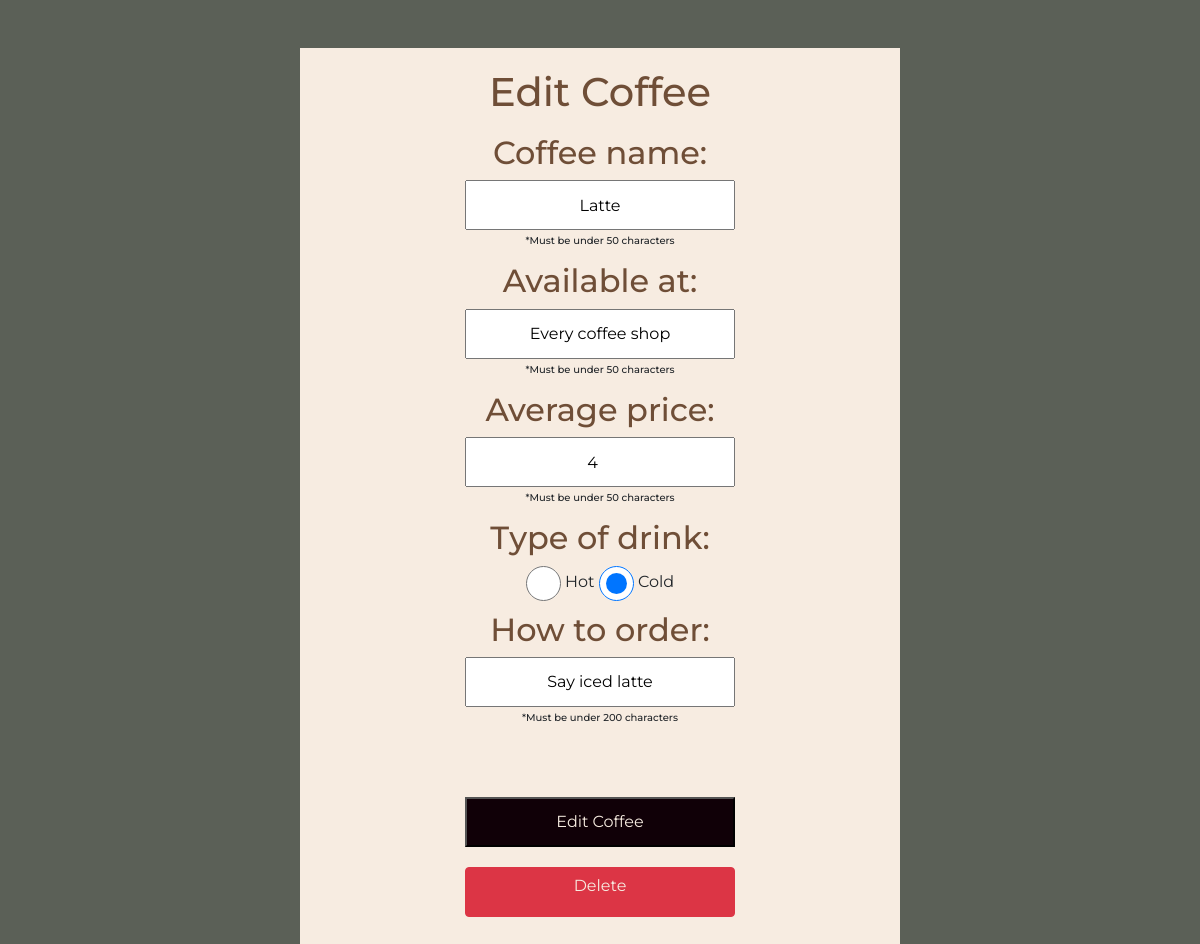
Screenshot of /edit.php?cid=3 with the database file from the repository.
### tables this page shows
CREATE TABLE `coffee` (
  `cid` int(11) NOT NULL,
  `coffeename` varchar(50) NOT NULL,
  `available` varchar(50) NOT NULL,
  `price` float NOT NULL,
  `type` varchar(50) NOT NULL,
  `method` varchar(200) NOT NULL
);

### edit.php (the view, shortened to what this page needs)
<?php
require_once "pdo.php";
$coffeeid = $_GET['cid'];
	$stmt = $pdo->prepare("SELECT * FROM coffee where cid = :cid");
	$stmt->execute(array(":cid" => $coffeeid));
	$row = $stmt->fetch(PDO::FETCH_ASSOC);
	$coffeename= htmlentities($row['coffeename']);
	$available = htmlentities($row['available']);
	$price = htmlentities($row['price']);
	$type = htmlentities($row['type']);
	$method = htmlentities($row['method']);
?>
<!DOCTYPE html>
<html lang="en">
<head>
    <link href="https://cdn.jsdelivr.net/npm/bootstrap@5.0.2/dist/css/bootstrap.min.css" rel="stylesheet">
    <link rel="stylesheet" href="style.css">
</head>
<body>
    <div class="container-sm panel center-screen user-login my-5">
        <div class="row">
            <div class="col-sm">
                <h1>Edit Coffee</h1>
            </div>
        </div>
        <form method="post" enctype="multipart/form-data">
            <section class="coffeename">
                <div class="row">
                    <div class="col-sm">
                        <h2>Coffee name:</h2>
                    </div>
                </div>
                <div class="row">
                    <div class="col-sm">
                        <input class="textfield-theme" type="text" name="coffeename" id="coffeename" value="<?= $coffeename ?>">
                    </div>
                </div>
                <div class="row">
                    <div class="col-sm">
                        <h5>*Must be under 50 characters</h5>
                    </div>
                </div>
            </section>
            <section class="available">
                <div class="row">
                    <div class="col-sm">
                        <h2>Available at:</h2>
                    </div>
                </div>
                <div class="row">
                    <div class="col-sm">
                        <input class="textfield-theme" type="text" name="available" id="available" value="<?= $available ?>">
                    </div>
                </div>
                <div class="row">
                    <div class="col-sm">
                        <h5>*Must be under 50 characters</h5>
                    </div>
                </div>
            </section>
            <section class="price">
                <div class="row">
                    <div class="col-sm">
                        <h2>Average price:</h2>
                    </div>
                </div>
                <div class="row">
                    <div class="col-sm">
                        <input class="textfield-theme" type="number" name="price" id="price" value="<?= $price ?>">
                    </div>
                </div>
                <div class="row">
                    <div class="col-sm">
                        <h5>*Must be under 50 characters</h5>
                    </div>
                </div>
            </section>
            <section class="type">
                <div class="row">
                    <div class="col-sm">
                        <h2>Type of drink:</h2>
                    </div>
                </div>
                <div class="row">
                    <div class="col-sm">
                        <input type="radio" id="hot" name="type" <?=$type=="Hot" ? "checked" : ""?> value="Hot" style="height:35px; width:35px; vertical-align: middle;">
							  <label for="hot">Hot</label>
						<input type="radio" id="gcold" name="type" <?=$type=="Cold" ? "checked" : ""?> value="Cold" style="height:35px; width:35px; vertical-align: middle;">
							  <label for="cold">Cold</label>
                    </div>
                </div>
            </section>
            <section class="order">
                <div class="row">
                    <div class="col-sm">
                        <h2>How to order:</h2>
                    </div>
                </div>
                <div class="row">
                    <div class="col-sm">
                        <input class="textarea-theme" type="text" name="method" id="method" value="<?= $method ?>" cols="40" rows="5">
                    </div>
                </div>
                <div class="row">
                    <div class="col-sm">
                        <h5>*Must be under 200 characters</h5>
                    </div>
                </div>
            </section>
            <section class="buttons">
                <div class="row">
                    <div class="col-sm">
                    <br>
                    <br>
                    <input class="button-theme" type="submit" value="Edit Coffee">
                    </div>
                </div>
                <div class="row">
                    <div class="col-sm">
                    <a href="delete.php?cid=<?$coffeeid?>" class="btn btn-danger" role="button">Delete</a>
                    </div>
                </div>
            </section>
        </form>
    </div>
</body>
</html>

### style.css (style rules this page uses)
* { padding: 0; margin: 0; font-family: "Montserrat", sans-serif; }
::placeholder { text-align: center; }
body { background-color: #5B6057; }
.center-screen { background-color: #F7ECE1; margin: 50px; padding: 20px; text-align: center; }
.panel { width: 50%; margin: auto; padding: auto; }
.textfield-theme { width: 50%; height: 50px; text-align: center; }
.textarea-theme { width: 50%; height: 50px; text-align: center; }
.button-theme { margin: 10px; height: 50px; width: 50%; background-color: #100007; color: #F7ECE1; }
.btn-danger { margin: 10px; height: 50px; width: 50%; color: #F7ECE1; }
section { margin: 10px; }
h1 { color: #6F4E37; }
h2 { color: #6F4E37; }
h5 { font-size: 10px; margin: 5px; }
a { text-decoration: none; text-align: center; color: #6F4E37; }

### rows the page displays
coffee: coffeename "Latte", available "Every coffee shop", price "4", type "☐ Hot", type "☑", method "Say iced latte"
